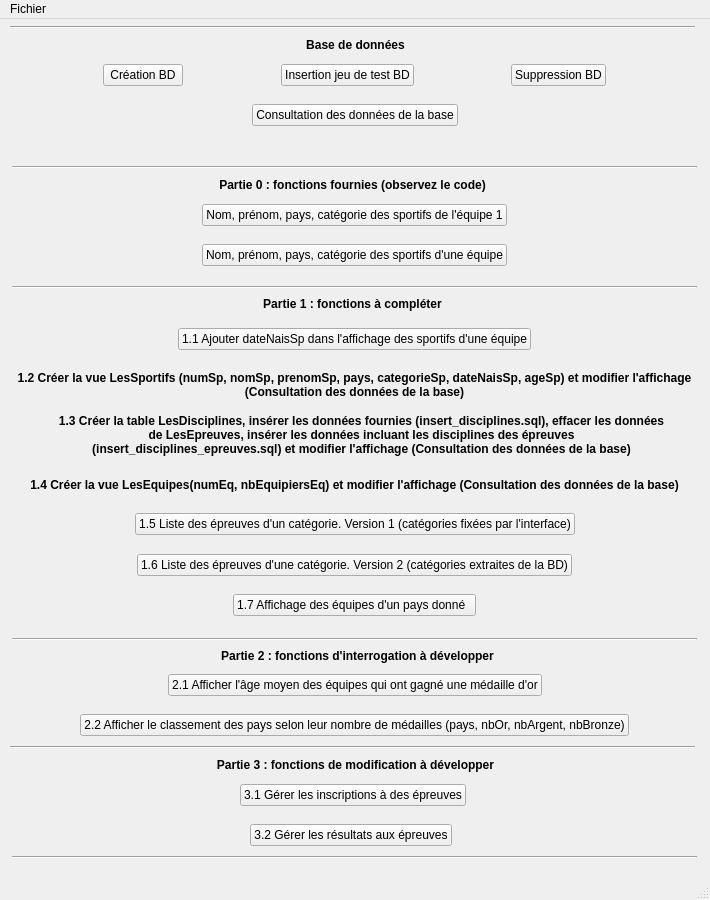
<?xml version="1.0" encoding="UTF-8"?>
<ui version="4.0">
 <class>MainWindow</class>
 <widget class="QMainWindow" name="MainWindow">
  <property name="geometry">
   <rect>
    <x>0</x>
    <y>0</y>
    <width>710</width>
    <height>900</height>
   </rect>
  </property>
  <property name="windowTitle">
   <string>Projet Jeux Olympiques</string>
  </property>
  <widget class="QWidget" name="centralwidget">
   <widget class="Line" name="line">
    <property name="geometry">
     <rect>
      <x>10</x>
      <y>0</y>
      <width>685</width>
      <height>16</height>
     </rect>
    </property>
    <property name="orientation">
     <enum>Qt::Horizontal</enum>
    </property>
   </widget>
   <widget class="QLabel" name="label">
    <property name="geometry">
     <rect>
      <x>10</x>
      <y>10</y>
      <width>691</width>
      <height>31</height>
     </rect>
    </property>
    <property name="font">
     <font>
      <weight>75</weight>
      <bold>true</bold>
     </font>
    </property>
    <property name="text">
     <string>Base de données</string>
    </property>
    <property name="alignment">
     <set>Qt::AlignCenter</set>
    </property>
   </widget>
   <widget class="Line" name="line_2">
    <property name="geometry">
     <rect>
      <x>12</x>
      <y>140</y>
      <width>685</width>
      <height>16</height>
     </rect>
    </property>
    <property name="orientation">
     <enum>Qt::Horizontal</enum>
    </property>
   </widget>
   <widget class="QLabel" name="label_3">
    <property name="geometry">
     <rect>
      <x>7</x>
      <y>150</y>
      <width>691</width>
      <height>31</height>
     </rect>
    </property>
    <property name="font">
     <font>
      <weight>75</weight>
      <bold>true</bold>
     </font>
    </property>
    <property name="text">
     <string>Partie 0 : fonctions fournies (observez le code)</string>
    </property>
    <property name="alignment">
     <set>Qt::AlignCenter</set>
    </property>
   </widget>
   <widget class="Line" name="line_3">
    <property name="geometry">
     <rect>
      <x>12</x>
      <y>260</y>
      <width>685</width>
      <height>16</height>
     </rect>
    </property>
    <property name="orientation">
     <enum>Qt::Horizontal</enum>
    </property>
   </widget>
   <widget class="QLabel" name="label_4">
    <property name="geometry">
     <rect>
      <x>7</x>
      <y>269</y>
      <width>691</width>
      <height>31</height>
     </rect>
    </property>
    <property name="font">
     <font>
      <weight>75</weight>
      <bold>true</bold>
     </font>
    </property>
    <property name="text">
     <string>Partie 1 : fonctions à compléter</string>
    </property>
    <property name="alignment">
     <set>Qt::AlignCenter</set>
    </property>
   </widget>
   <widget class="QLabel" name="label_7">
    <property name="geometry">
     <rect>
      <x>12</x>
      <y>350</y>
      <width>685</width>
      <height>31</height>
     </rect>
    </property>
    <property name="font">
     <font>
      <weight>75</weight>
      <bold>true</bold>
     </font>
    </property>
    <property name="text">
     <string>1.2 Créer la vue LesSportifs (numSp, nomSp, prenomSp, pays, categorieSp, dateNaisSp, ageSp) et modifier l'affichage (Consultation des données de la base)</string>
    </property>
    <property name="alignment">
     <set>Qt::AlignCenter</set>
    </property>
    <property name="wordWrap">
     <bool>true</bool>
    </property>
   </widget>
   <widget class="QLabel" name="label_8">
    <property name="geometry">
     <rect>
      <x>56</x>
      <y>390</y>
      <width>611</width>
      <height>51</height>
     </rect>
    </property>
    <property name="font">
     <font>
      <weight>75</weight>
      <bold>true</bold>
     </font>
    </property>
    <property name="text">
     <string>1.3 Créer la table LesDisciplines, insérer les données fournies (insert_disciplines.sql), effacer les données de LesEpreuves, insérer les données incluant les disciplines des épreuves (insert_disciplines_epreuves.sql) et modifier l'affichage (Consultation des données de la base)</string>
    </property>
    <property name="alignment">
     <set>Qt::AlignCenter</set>
    </property>
    <property name="wordWrap">
     <bool>true</bool>
    </property>
   </widget>
   <widget class="QLabel" name="label_9">
    <property name="geometry">
     <rect>
      <x>12</x>
      <y>450</y>
      <width>685</width>
      <height>31</height>
     </rect>
    </property>
    <property name="font">
     <font>
      <weight>75</weight>
      <bold>true</bold>
     </font>
    </property>
    <property name="text">
     <string>1.4 Créer la vue LesEquipes(numEq, nbEquipiersEq) et modifier l'affichage (Consultation des données de la base)</string>
    </property>
    <property name="alignment">
     <set>Qt::AlignCenter</set>
    </property>
    <property name="wordWrap">
     <bool>true</bool>
    </property>
   </widget>
   <widget class="Line" name="line_4">
    <property name="geometry">
     <rect>
      <x>12</x>
      <y>612</y>
      <width>685</width>
      <height>16</height>
     </rect>
    </property>
    <property name="orientation">
     <enum>Qt::Horizontal</enum>
    </property>
   </widget>
   <widget class="QLabel" name="label_5">
    <property name="geometry">
     <rect>
      <x>12</x>
      <y>621</y>
      <width>691</width>
      <height>31</height>
     </rect>
    </property>
    <property name="font">
     <font>
      <weight>75</weight>
      <bold>true</bold>
     </font>
    </property>
    <property name="text">
     <string>Partie 2 : fonctions d'interrogation à développer</string>
    </property>
    <property name="alignment">
     <set>Qt::AlignCenter</set>
    </property>
   </widget>
   <widget class="Line" name="line_5">
    <property name="geometry">
     <rect>
      <x>10</x>
      <y>720</y>
      <width>685</width>
      <height>16</height>
     </rect>
    </property>
    <property name="orientation">
     <enum>Qt::Horizontal</enum>
    </property>
   </widget>
   <widget class="QLabel" name="label_6">
    <property name="geometry">
     <rect>
      <x>10</x>
      <y>735</y>
      <width>691</width>
      <height>21</height>
     </rect>
    </property>
    <property name="font">
     <font>
      <weight>75</weight>
      <bold>true</bold>
     </font>
    </property>
    <property name="text">
     <string>Partie 3 : fonctions de modification à développer</string>
    </property>
    <property name="alignment">
     <set>Qt::AlignCenter</set>
    </property>
   </widget>
   <widget class="Line" name="line_6">
    <property name="geometry">
     <rect>
      <x>12</x>
      <y>830</y>
      <width>685</width>
      <height>16</height>
     </rect>
    </property>
    <property name="orientation">
     <enum>Qt::Horizontal</enum>
    </property>
   </widget>
   <widget class="QLabel" name="label_2">
    <property name="geometry">
     <rect>
      <x>10</x>
      <y>120</y>
      <width>689</width>
      <height>19</height>
     </rect>
    </property>
    <property name="text">
     <string/>
    </property>
    <property name="alignment">
     <set>Qt::AlignCenter</set>
    </property>
   </widget>
   <widget class="QWidget" name="layoutWidget">
    <property name="geometry">
     <rect>
      <x>12</x>
      <y>40</y>
      <width>685</width>
      <height>32</height>
     </rect>
    </property>
    <layout class="QHBoxLayout" name="horizontalLayout">
     <item>
      <spacer name="horizontalSpacer">
       <property name="orientation">
        <enum>Qt::Horizontal</enum>
       </property>
       <property name="sizeHint" stdset="0">
        <size>
         <width>40</width>
         <height>20</height>
        </size>
       </property>
      </spacer>
     </item>
     <item>
      <widget class="QPushButton" name="pushButton">
       <property name="text">
        <string>Création BD</string>
       </property>
      </widget>
     </item>
     <item>
      <spacer name="horizontalSpacer_2">
       <property name="orientation">
        <enum>Qt::Horizontal</enum>
       </property>
       <property name="sizeHint" stdset="0">
        <size>
         <width>40</width>
         <height>20</height>
        </size>
       </property>
      </spacer>
     </item>
     <item>
      <widget class="QPushButton" name="pushButton_3">
       <property name="text">
        <string>Insertion jeu de test BD</string>
       </property>
      </widget>
     </item>
     <item>
      <spacer name="horizontalSpacer_3">
       <property name="orientation">
        <enum>Qt::Horizontal</enum>
       </property>
       <property name="sizeHint" stdset="0">
        <size>
         <width>40</width>
         <height>20</height>
        </size>
       </property>
      </spacer>
     </item>
     <item>
      <widget class="QPushButton" name="pushButton_2">
       <property name="text">
        <string>Suppression BD</string>
       </property>
      </widget>
     </item>
     <item>
      <spacer name="horizontalSpacer_4">
       <property name="orientation">
        <enum>Qt::Horizontal</enum>
       </property>
       <property name="sizeHint" stdset="0">
        <size>
         <width>40</width>
         <height>20</height>
        </size>
       </property>
      </spacer>
     </item>
    </layout>
   </widget>
   <widget class="QWidget" name="layoutWidget">
    <property name="geometry">
     <rect>
      <x>12</x>
      <y>80</y>
      <width>685</width>
      <height>32</height>
     </rect>
    </property>
    <layout class="QHBoxLayout" name="horizontalLayout_13">
     <item>
      <spacer name="horizontalSpacer_28">
       <property name="orientation">
        <enum>Qt::Horizontal</enum>
       </property>
       <property name="sizeHint" stdset="0">
        <size>
         <width>40</width>
         <height>20</height>
        </size>
       </property>
      </spacer>
     </item>
     <item>
      <widget class="QPushButton" name="pushButton_15">
       <property name="text">
        <string>Consultation des données de la base</string>
       </property>
      </widget>
     </item>
     <item>
      <spacer name="horizontalSpacer_27">
       <property name="orientation">
        <enum>Qt::Horizontal</enum>
       </property>
       <property name="sizeHint" stdset="0">
        <size>
         <width>40</width>
         <height>20</height>
        </size>
       </property>
      </spacer>
     </item>
    </layout>
   </widget>
   <widget class="QWidget" name="layoutWidget">
    <property name="geometry">
     <rect>
      <x>12</x>
      <y>180</y>
      <width>685</width>
      <height>32</height>
     </rect>
    </property>
    <layout class="QHBoxLayout" name="horizontalLayout_2">
     <item>
      <spacer name="horizontalSpacer_7">
       <property name="orientation">
        <enum>Qt::Horizontal</enum>
       </property>
       <property name="sizeHint" stdset="0">
        <size>
         <width>40</width>
         <height>20</height>
        </size>
       </property>
      </spacer>
     </item>
     <item>
      <widget class="QPushButton" name="pushButton_4">
       <property name="text">
        <string>Nom, prénom, pays, catégorie des sportifs de l'équipe 1</string>
       </property>
      </widget>
     </item>
     <item>
      <spacer name="horizontalSpacer_5">
       <property name="orientation">
        <enum>Qt::Horizontal</enum>
       </property>
       <property name="sizeHint" stdset="0">
        <size>
         <width>40</width>
         <height>20</height>
        </size>
       </property>
      </spacer>
     </item>
    </layout>
   </widget>
   <widget class="QWidget" name="layoutWidget">
    <property name="geometry">
     <rect>
      <x>12</x>
      <y>220</y>
      <width>685</width>
      <height>32</height>
     </rect>
    </property>
    <layout class="QHBoxLayout" name="horizontalLayout_3">
     <item>
      <spacer name="horizontalSpacer_8">
       <property name="orientation">
        <enum>Qt::Horizontal</enum>
       </property>
       <property name="sizeHint" stdset="0">
        <size>
         <width>40</width>
         <height>20</height>
        </size>
       </property>
      </spacer>
     </item>
     <item>
      <widget class="QPushButton" name="pushButton_5">
       <property name="text">
        <string>Nom, prénom, pays, catégorie des sportifs d'une équipe</string>
       </property>
      </widget>
     </item>
     <item>
      <spacer name="horizontalSpacer_6">
       <property name="orientation">
        <enum>Qt::Horizontal</enum>
       </property>
       <property name="sizeHint" stdset="0">
        <size>
         <width>40</width>
         <height>20</height>
        </size>
       </property>
      </spacer>
     </item>
    </layout>
   </widget>
   <widget class="QWidget" name="layoutWidget">
    <property name="geometry">
     <rect>
      <x>12</x>
      <y>304</y>
      <width>685</width>
      <height>32</height>
     </rect>
    </property>
    <layout class="QHBoxLayout" name="horizontalLayout_4">
     <item>
      <spacer name="horizontalSpacer_10">
       <property name="orientation">
        <enum>Qt::Horizontal</enum>
       </property>
       <property name="sizeHint" stdset="0">
        <size>
         <width>40</width>
         <height>20</height>
        </size>
       </property>
      </spacer>
     </item>
     <item>
      <widget class="QPushButton" name="pushButton_6">
       <property name="text">
        <string>1.1 Ajouter dateNaisSp dans l'affichage des sportifs d'une équipe</string>
       </property>
      </widget>
     </item>
     <item>
      <spacer name="horizontalSpacer_9">
       <property name="orientation">
        <enum>Qt::Horizontal</enum>
       </property>
       <property name="sizeHint" stdset="0">
        <size>
         <width>40</width>
         <height>20</height>
        </size>
       </property>
      </spacer>
     </item>
    </layout>
   </widget>
   <widget class="QWidget" name="layoutWidget">
    <property name="geometry">
     <rect>
      <x>12</x>
      <y>489</y>
      <width>685</width>
      <height>32</height>
     </rect>
    </property>
    <layout class="QHBoxLayout" name="horizontalLayout_5">
     <item>
      <spacer name="horizontalSpacer_12">
       <property name="orientation">
        <enum>Qt::Horizontal</enum>
       </property>
       <property name="sizeHint" stdset="0">
        <size>
         <width>40</width>
         <height>20</height>
        </size>
       </property>
      </spacer>
     </item>
     <item>
      <widget class="QPushButton" name="pushButton_7">
       <property name="text">
        <string>1.5 Liste des épreuves d'un catégorie. Version 1 (catégories fixées par l'interface)</string>
       </property>
      </widget>
     </item>
     <item>
      <spacer name="horizontalSpacer_11">
       <property name="orientation">
        <enum>Qt::Horizontal</enum>
       </property>
       <property name="sizeHint" stdset="0">
        <size>
         <width>40</width>
         <height>20</height>
        </size>
       </property>
      </spacer>
     </item>
    </layout>
   </widget>
   <widget class="QWidget" name="layoutWidget">
    <property name="geometry">
     <rect>
      <x>12</x>
      <y>530</y>
      <width>685</width>
      <height>32</height>
     </rect>
    </property>
    <layout class="QHBoxLayout" name="horizontalLayout_6">
     <item>
      <spacer name="horizontalSpacer_14">
       <property name="orientation">
        <enum>Qt::Horizontal</enum>
       </property>
       <property name="sizeHint" stdset="0">
        <size>
         <width>40</width>
         <height>20</height>
        </size>
       </property>
      </spacer>
     </item>
     <item>
      <widget class="QPushButton" name="pushButton_8">
       <property name="text">
        <string>1.6 Liste des épreuves d'une catégorie. Version 2 (catégories extraites de la BD)</string>
       </property>
      </widget>
     </item>
     <item>
      <spacer name="horizontalSpacer_13">
       <property name="orientation">
        <enum>Qt::Horizontal</enum>
       </property>
       <property name="sizeHint" stdset="0">
        <size>
         <width>40</width>
         <height>20</height>
        </size>
       </property>
      </spacer>
     </item>
    </layout>
   </widget>
   <widget class="QWidget" name="layoutWidget">
    <property name="geometry">
     <rect>
      <x>12</x>
      <y>570</y>
      <width>685</width>
      <height>32</height>
     </rect>
    </property>
    <layout class="QHBoxLayout" name="horizontalLayout_7">
     <item>
      <spacer name="horizontalSpacer_16">
       <property name="orientation">
        <enum>Qt::Horizontal</enum>
       </property>
       <property name="sizeHint" stdset="0">
        <size>
         <width>40</width>
         <height>20</height>
        </size>
       </property>
      </spacer>
     </item>
     <item>
      <widget class="QPushButton" name="pushButton_9">
       <property name="text">
        <string>1.7 Affichage des équipes d'un pays donné  </string>
       </property>
      </widget>
     </item>
     <item>
      <spacer name="horizontalSpacer_15">
       <property name="orientation">
        <enum>Qt::Horizontal</enum>
       </property>
       <property name="sizeHint" stdset="0">
        <size>
         <width>40</width>
         <height>20</height>
        </size>
       </property>
      </spacer>
     </item>
    </layout>
   </widget>
   <widget class="QWidget" name="layoutWidget">
    <property name="geometry">
     <rect>
      <x>12</x>
      <y>650</y>
      <width>685</width>
      <height>32</height>
     </rect>
    </property>
    <layout class="QHBoxLayout" name="horizontalLayout_8">
     <item>
      <spacer name="horizontalSpacer_18">
       <property name="orientation">
        <enum>Qt::Horizontal</enum>
       </property>
       <property name="sizeHint" stdset="0">
        <size>
         <width>40</width>
         <height>20</height>
        </size>
       </property>
      </spacer>
     </item>
     <item>
      <widget class="QPushButton" name="pushButton_10">
       <property name="text">
        <string>2.1 Afficher l'âge moyen des équipes qui ont gagné une médaille d'or</string>
       </property>
      </widget>
     </item>
     <item>
      <spacer name="horizontalSpacer_17">
       <property name="orientation">
        <enum>Qt::Horizontal</enum>
       </property>
       <property name="sizeHint" stdset="0">
        <size>
         <width>40</width>
         <height>20</height>
        </size>
       </property>
      </spacer>
     </item>
    </layout>
   </widget>
   <widget class="QWidget" name="layoutWidget">
    <property name="geometry">
     <rect>
      <x>12</x>
      <y>690</y>
      <width>685</width>
      <height>32</height>
     </rect>
    </property>
    <layout class="QHBoxLayout" name="horizontalLayout_9">
     <item>
      <spacer name="horizontalSpacer_20">
       <property name="orientation">
        <enum>Qt::Horizontal</enum>
       </property>
       <property name="sizeHint" stdset="0">
        <size>
         <width>40</width>
         <height>20</height>
        </size>
       </property>
      </spacer>
     </item>
     <item>
      <widget class="QPushButton" name="pushButton_11">
       <property name="text">
        <string>2.2 Afficher le classement des pays selon leur nombre de médailles (pays, nbOr, nbArgent, nbBronze)</string>
       </property>
      </widget>
     </item>
     <item>
      <spacer name="horizontalSpacer_19">
       <property name="orientation">
        <enum>Qt::Horizontal</enum>
       </property>
       <property name="sizeHint" stdset="0">
        <size>
         <width>40</width>
         <height>20</height>
        </size>
       </property>
      </spacer>
     </item>
    </layout>
   </widget>
   <widget class="QWidget" name="layoutWidget">
    <property name="geometry">
     <rect>
      <x>10</x>
      <y>760</y>
      <width>685</width>
      <height>32</height>
     </rect>
    </property>
    <layout class="QHBoxLayout" name="horizontalLayout_11">
     <item>
      <spacer name="horizontalSpacer_24">
       <property name="orientation">
        <enum>Qt::Horizontal</enum>
       </property>
       <property name="sizeHint" stdset="0">
        <size>
         <width>40</width>
         <height>20</height>
        </size>
       </property>
      </spacer>
     </item>
     <item>
      <widget class="QPushButton" name="pushButton_13">
       <property name="text">
        <string>3.1 Gérer les inscriptions à des épreuves</string>
       </property>
      </widget>
     </item>
     <item>
      <spacer name="horizontalSpacer_23">
       <property name="orientation">
        <enum>Qt::Horizontal</enum>
       </property>
       <property name="sizeHint" stdset="0">
        <size>
         <width>40</width>
         <height>20</height>
        </size>
       </property>
      </spacer>
     </item>
    </layout>
   </widget>
   <widget class="QWidget" name="layoutWidget">
    <property name="geometry">
     <rect>
      <x>10</x>
      <y>800</y>
      <width>681</width>
      <height>32</height>
     </rect>
    </property>
    <layout class="QHBoxLayout" name="horizontalLayout_12">
     <item>
      <spacer name="horizontalSpacer_26">
       <property name="orientation">
        <enum>Qt::Horizontal</enum>
       </property>
       <property name="sizeHint" stdset="0">
        <size>
         <width>40</width>
         <height>20</height>
        </size>
       </property>
      </spacer>
     </item>
     <item>
      <widget class="QPushButton" name="pushButton_14">
       <property name="text">
        <string>3.2 Gérer les résultats aux épreuves</string>
       </property>
      </widget>
     </item>
     <item>
      <spacer name="horizontalSpacer_25">
       <property name="orientation">
        <enum>Qt::Horizontal</enum>
       </property>
       <property name="sizeHint" stdset="0">
        <size>
         <width>40</width>
         <height>20</height>
        </size>
       </property>
      </spacer>
     </item>
    </layout>
   </widget>
  </widget>
  <widget class="QMenuBar" name="menubar">
   <property name="geometry">
    <rect>
     <x>0</x>
     <y>0</y>
     <width>710</width>
     <height>21</height>
    </rect>
   </property>
   <widget class="QMenu" name="menuFiles">
    <property name="title">
     <string>Fichier</string>
    </property>
    <addaction name="actionQuitter"/>
   </widget>
   <addaction name="menuFiles"/>
  </widget>
  <widget class="QStatusBar" name="statusbar"/>
  <action name="actionQuitter">
   <property name="text">
    <string>Quitter</string>
   </property>
  </action>
 </widget>
 <resources/>
 <connections>
  <connection>
   <sender>actionQuitter</sender>
   <signal>triggered()</signal>
   <receiver>MainWindow</receiver>
   <slot>close()</slot>
   <hints>
    <hint type="sourcelabel">
     <x>-1</x>
     <y>-1</y>
    </hint>
    <hint type="destinationlabel">
     <x>399</x>
     <y>299</y>
    </hint>
   </hints>
  </connection>
  <connection>
   <sender>pushButton</sender>
   <signal>clicked()</signal>
   <receiver>MainWindow</receiver>
   <slot>createDB()</slot>
   <hints>
    <hint type="sourcelabel">
     <x>156</x>
     <y>85</y>
    </hint>
    <hint type="destinationlabel">
     <x>135</x>
     <y>130</y>
    </hint>
   </hints>
  </connection>
  <connection>
   <sender>pushButton_3</sender>
   <signal>clicked()</signal>
   <receiver>MainWindow</receiver>
   <slot>insertDB()</slot>
   <hints>
    <hint type="sourcelabel">
     <x>356</x>
     <y>85</y>
    </hint>
    <hint type="destinationlabel">
     <x>388</x>
     <y>127</y>
    </hint>
   </hints>
  </connection>
  <connection>
   <sender>pushButton_2</sender>
   <signal>clicked()</signal>
   <receiver>MainWindow</receiver>
   <slot>deleteDB()</slot>
   <hints>
    <hint type="sourcelabel">
     <x>516</x>
     <y>85</y>
    </hint>
    <hint type="destinationlabel">
     <x>598</x>
     <y>139</y>
    </hint>
   </hints>
  </connection>
  <connection>
   <sender>pushButton_15</sender>
   <signal>clicked()</signal>
   <receiver>MainWindow</receiver>
   <slot>openData()</slot>
   <hints>
    <hint type="sourcelabel">
     <x>469</x>
     <y>156</y>
    </hint>
    <hint type="destinationlabel">
     <x>498</x>
     <y>183</y>
    </hint>
   </hints>
  </connection>
  <connection>
   <sender>pushButton_4</sender>
   <signal>clicked()</signal>
   <receiver>MainWindow</receiver>
   <slot>open_fct_fournie_1()</slot>
   <hints>
    <hint type="sourcelabel">
     <x>385</x>
     <y>263</y>
    </hint>
    <hint type="destinationlabel">
     <x>79</x>
     <y>174</y>
    </hint>
   </hints>
  </connection>
  <connection>
   <sender>pushButton_5</sender>
   <signal>clicked()</signal>
   <receiver>MainWindow</receiver>
   <slot>open_fct_fournie_2()</slot>
   <hints>
    <hint type="sourcelabel">
     <x>450</x>
     <y>305</y>
    </hint>
    <hint type="destinationlabel">
     <x>116</x>
     <y>221</y>
    </hint>
   </hints>
  </connection>
  <connection>
   <sender>pushButton_6</sender>
   <signal>clicked()</signal>
   <receiver>MainWindow</receiver>
   <slot>open_fct_comp_1()</slot>
   <hints>
    <hint type="sourcelabel">
     <x>448</x>
     <y>386</y>
    </hint>
    <hint type="destinationlabel">
     <x>515</x>
     <y>274</y>
    </hint>
   </hints>
  </connection>
  <connection>
   <sender>pushButton_7</sender>
   <signal>clicked()</signal>
   <receiver>MainWindow</receiver>
   <slot>open_fct_comp_2()</slot>
   <hints>
    <hint type="sourcelabel">
     <x>488</x>
     <y>428</y>
    </hint>
    <hint type="destinationlabel">
     <x>576</x>
     <y>305</y>
    </hint>
   </hints>
  </connection>
  <connection>
   <sender>pushButton_8</sender>
   <signal>clicked()</signal>
   <receiver>MainWindow</receiver>
   <slot>open_fct_comp_3()</slot>
   <hints>
    <hint type="sourcelabel">
     <x>489</x>
     <y>470</y>
    </hint>
    <hint type="destinationlabel">
     <x>551</x>
     <y>342</y>
    </hint>
   </hints>
  </connection>
  <connection>
   <sender>pushButton_9</sender>
   <signal>clicked()</signal>
   <receiver>MainWindow</receiver>
   <slot>open_fct_comp_4()</slot>
   <hints>
    <hint type="sourcelabel">
     <x>534</x>
     <y>512</y>
    </hint>
    <hint type="destinationlabel">
     <x>521</x>
     <y>367</y>
    </hint>
   </hints>
  </connection>
  <connection>
   <sender>pushButton_10</sender>
   <signal>clicked()</signal>
   <receiver>MainWindow</receiver>
   <slot>open_fct_part2_1()</slot>
   <hints>
    <hint type="sourcelabel">
     <x>354</x>
     <y>686</y>
    </hint>
    <hint type="destinationlabel">
     <x>354</x>
     <y>449</y>
    </hint>
   </hints>
  </connection>
  <connection>
   <sender>pushButton_11</sender>
   <signal>clicked()</signal>
   <receiver>MainWindow</receiver>
   <slot>open_fct_part2_2()</slot>
   <hints>
    <hint type="sourcelabel">
     <x>354</x>
     <y>726</y>
    </hint>
    <hint type="destinationlabel">
     <x>354</x>
     <y>449</y>
    </hint>
   </hints>
  </connection>
  <connection>
   <sender>pushButton_13</sender>
   <signal>clicked()</signal>
   <receiver>MainWindow</receiver>
   <slot>open_fct_part3_1()</slot>
   <hints>
    <hint type="sourcelabel">
     <x>354</x>
     <y>726</y>
    </hint>
    <hint type="destinationlabel">
     <x>354</x>
     <y>449</y>
    </hint>
   </hints>
  </connection>
  <connection>
   <sender>pushButton_14</sender>
   <signal>clicked()</signal>
   <receiver>MainWindow</receiver>
   <slot>open_fct_part3_2()</slot>
   <hints>
    <hint type="sourcelabel">
     <x>354</x>
     <y>726</y>
    </hint>
    <hint type="destinationlabel">
     <x>354</x>
     <y>449</y>
    </hint>
   </hints>
  </connection>
 </connections>
 <slots>
  <slot>createDB()</slot>
  <slot>insertDB()</slot>
  <slot>deleteDB()</slot>
  <slot>openData()</slot>
  <slot>openAddUser()</slot>
  <slot>openDelUser()</slot>
  <slot>open_fct_fournie_1()</slot>
  <slot>open_fct_fournie_2()</slot>
  <slot>open_fct_comp_1()</slot>
  <slot>open_fct_comp_2()</slot>
  <slot>open_fct_comp_3()</slot>
  <slot>open_fct_comp_4()</slot>
  <slot>open_fct_part2_1()</slot>
  <slot>open_fct_part2_2()</slot>
  <slot>open_fct_part3_1()</slot>
  <slot>open_fct_part3_2()</slot>

 </slots>
</ui>
